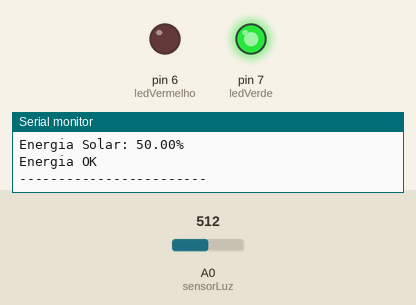
A sketch run on a simulated Arduino Uno, built with avr-gcc and run on an emulated ATmega328P. Shown: output pins drawn as LEDs (lit = HIGH), the last lines printed to the serial monitor. The inputs (shaded band) are chosen by the test bench; at power-on: A0 (sensorLuz) = 512.

Above: at 2.8 s.
2.9 s: A0 (sensorLuz) set to 502
At 5.0 s:
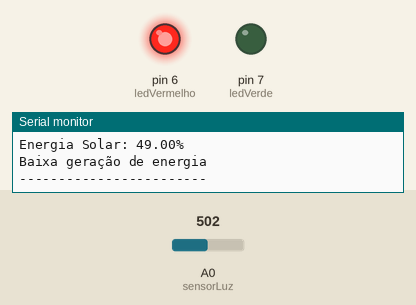
5.6 s: A0 (sensorLuz) set to 716
At 6.6 s:
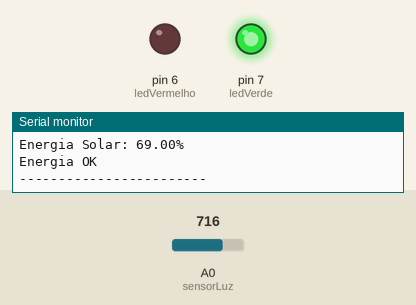
8.3 s: A0 (sensorLuz) set to 511
At 11.3 s:
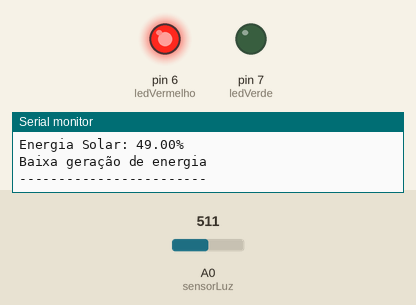
Timing chart, 0 to 12.8 s (numbered marks = the images above; inputs shaded):
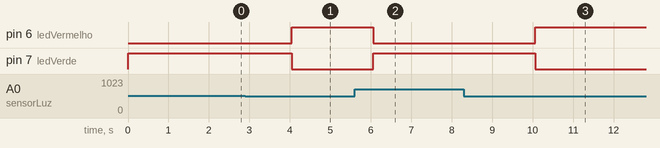

The sketch:

monitoramento.ino
```cpp
// Projeto EcoSmart
// Sistema de Monitoramento de Energia Solar

int sensorLuz = A0;
int ledVerde = 7;
int ledVermelho = 6;

float valorSensor = 0;
float porcentagemEnergia = 0;

void setup() {

  Serial.begin(9600);

  pinMode(ledVerde, OUTPUT);
  pinMode(ledVermelho, OUTPUT);

  Serial.println("=== EcoSmart ===");
  Serial.println("Monitoramento iniciado...");
}

void loop() {

  valorSensor = analogRead(sensorLuz);

  porcentagemEnergia = map(valorSensor, 0, 1023, 0, 100);

  Serial.print("Energia Solar: ");
  Serial.print(porcentagemEnergia);
  Serial.println("%");

  if (porcentagemEnergia >= 50) {

    digitalWrite(ledVerde, HIGH);
    digitalWrite(ledVermelho, LOW);

    Serial.println("Energia OK");

  } else {

    digitalWrite(ledVerde, LOW);
    digitalWrite(ledVermelho, HIGH);

    Serial.println("Baixa geração de energia");

  }

  Serial.println("------------------------");

  delay(2000);
}
```

Measured:
- the behaviour switches between 512 and 511 on A0 (sensorLuz) (found by bisection; images 0 and 1)
- after the input at 2.9 s, pin 6 (ledVermelho): LOW → HIGH after 1.1 s; pin 7 (ledVerde): HIGH → LOW after 1.1 s
- after the input at 5.6 s, pin 6 (ledVermelho): HIGH → LOW after 0.46 s; pin 7 (ledVerde): LOW → HIGH after 0.46 s
- after the input at 8.3 s, pin 6 (ledVermelho): LOW → HIGH after 1.8 s; pin 7 (ledVerde): HIGH → LOW after 1.8 s
